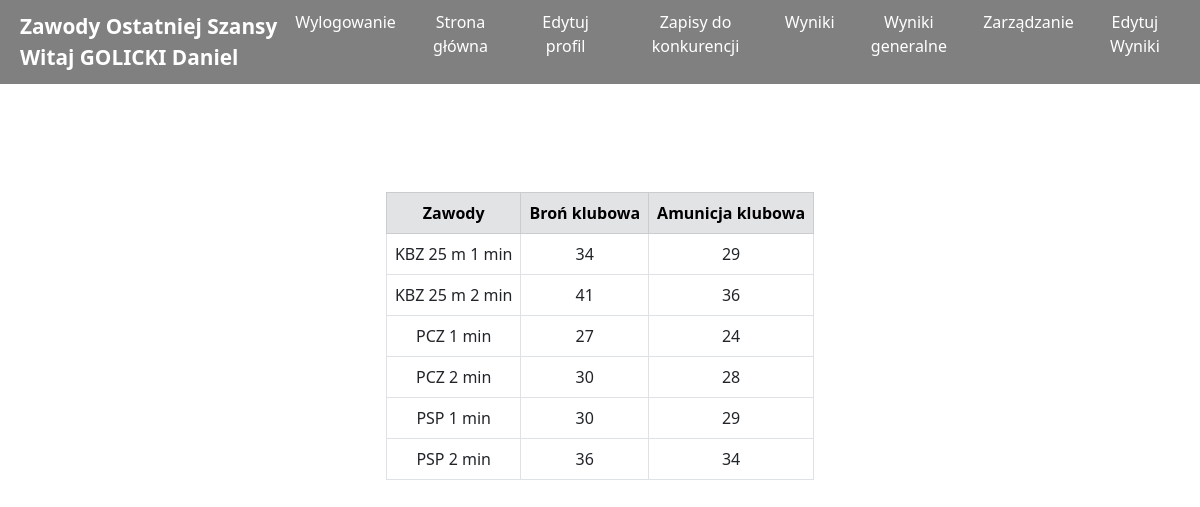
The app's page /bron_amunicja_list/37/ (signed in) with its own data.
### zawody/models.py (models this page shows, shortened)
class Turniej(models.Model):
	nazwa = models.CharField(max_length=30)
	rejestracja = models.BooleanField(default=True, verbose_name='Rejestracja')
	klasyfikacja_generalna = models.BooleanField(default=True, verbose_name='Klasyfikacja generalna')
	turniej_archiwalny = models.BooleanField(default=False, verbose_name='Turniej archiwalny')
	wyniki_widoczne = models.BooleanField(default=True, verbose_name='Pokaż wyniki')
	turniej_druzynowy = models.BooleanField(default=False, verbose_name='Turniej drużynowy')
	wyniki_generalne_widoczne = models.BooleanField(default=True, verbose_name='Pokaż wyniki generalne')
	def __str__(self):
		return self.nazwa

class Zawody(models.Model):
	nazwa = models.CharField(max_length=30)
	liczba_strzalow = models.IntegerField(default=10)
	turniej = models.ForeignKey(Turniej, on_delete=models.CASCADE, null=True, blank=True)
	oplata_konkurencja = models.FloatField(default=0)
	oplata_bron = models.FloatField(default=0)
	oplata_amunicja = models.FloatField(default=0)
	zawody_grupa = models.ForeignKey(ZawodyGrupa, on_delete=models.SET_NULL, null=True, blank=True)
	class Meta:
		verbose_name_plural = "Zawody statyczne"

### account/models.py (models this page shows, shortened)
class Account(AbstractBaseUser):
	email 					= models.EmailField(verbose_name="email", max_length=60, unique=True, null=False)
	username 				= models.CharField(max_length=30, unique=True)
	imie					=models.TextField(max_length=60, null=False)
	nazwisko				=models.TextField(max_length=60, null=False)
	licencja				=models.TextField(max_length=60, verbose_name='Numer licencji', blank=True, null=True)
	licencja_sedziego		=models.TextField(max_length=60, verbose_name='Numer licencji sędziego', blank=True, null=True)
	klub					=models.TextField(max_length=60,  blank=True, null=True)
	klasa_sedziego			=models.TextField(max_length=60, verbose_name='Klasa sędziego', blank=True, null=True)
	date_joined				= models.DateTimeField(verbose_name='date joined', auto_now_add=True)
	last_login				= models.DateTimeField(verbose_name='last login', auto_now=True)
	is_admin				= models.BooleanField(default=False)
	is_active				= models.BooleanField(default=True)
	is_staff				= models.BooleanField(default=False)
	is_superuser			= models.BooleanField(default=False)
	is_sedzia				= models.BooleanField(default=False)
	rts						= models.BooleanField(default=False)
	rodo_accepted			= models.BooleanField(default=False)
	USERNAME_FIELD = 'email'
	REQUIRED_FIELDS = ['username',]
	objects = MyAccountManager();
	def __str__(self):
		return (self.nazwisko+' '+self.imie)

### wyniki/views.py (the view)
# urls.py: path('bron_amunicja_list/<int:pk>/', BronAmunicjaListView.as_view(), name="bron_amunicja_list"),
class BronAmunicjaListView(LoginRequiredMixin, ListView):
	login_url = 'start'
	template_name = "wyniki/bron_amunicja_list.html"
	def get_context_data(self, **kwargs):
		context = super().get_context_data(**kwargs)
		context['pk'] = self.kwargs['pk']
		context['nazwa_turnieju'] = nazwa_turnieju(self.kwargs['pk'])
		abr = (Wyniki.objects.filter(zawody__turniej__id = self.kwargs['pk']).values('zawody__nazwa').annotate(acount=Sum('amunicja_klubowa'), bcount=Sum('bron_klubowa')).order_by())
		context['abr'] = abr
		return context
	def get_queryset(self):
		return Wyniki.objects.filter(zawody__turniej__id = self.kwargs['pk']).order_by('zawody')
	def dispatch(self, request, *args, **kwargs):
		try:
			if request.user.rts or request.user.is_sedzia:
				return super(BronAmunicjaListView, self).dispatch(request, *args, **kwargs)
			else:
				return redirect('not_authorized')
		except:
			return redirect('not_authorized')

### mainapp/views.py (called while the page is built)
def nazwa_turnieju(arg):
	nazwa = Turniej.objects.filter(id=arg)
	return nazwa

### wyniki/templates/wyniki/bron_amunicja_list.html
{% extends "base.html" %}
{% load tailwind_filters %}
{% block content %}
  <div class="container p-0">
    <div class="d-flex justify-content-center pt-5 pb-5">
    </div>
    <div class="row justify-content-center">
	    <div class="col-auto">
	    	<div class="table-responsive">
		      <table class="table table-hover table-responsive table-bordered mx-auto w-auto align-middle md:text-center table-condensed">
		      	<thead class="table-secondary">
		        	<tr>
						<td class="mu"><b>Zawody</b></td>
						<td class="mu"><b>Broń klubowa</b></td>
						<td class="mu"><b>Amunicja klubowa</b></td>
					</tr>
				</thead>
					{% for i in abr %}
		        	<tr>
			        	<td class="mu">{{ i.zawody__nazwa }}</td>
			        	<td class="mu">{% if i.bcount == 0 %}0{% elif i.bcount == 1 %}1{%else%}{{ i.bcount }}{% endif %}</td>
			        	<td class="mu">{% if i.acount == 0 %}0{% elif i.acount == 1 %}1{%else%}{{ i.acount }}{% endif %}</td>
					</tr>
					{% endfor %}
		      </table>
		     </div>
	    </div>
	</div>
  </div>
{% endblock content %}

### templates/base.html (shortened to what this page needs)
{% load static %}
<!DOCTYPE html>
<html>
	<head>
        <link href="{% static 'css/static.css' %}" rel="stylesheet" type="text/css">
	    <link href="https://unpkg.com/tailwindcss@^2/dist/tailwind.min.css" rel="stylesheet">
	    <link href="https://cdn.jsdelivr.net/npm/bootstrap@5.0.0-beta2/dist/css/bootstrap.min.css" rel="stylesheet">
	</head>
	<body>
	<header>
		<a href="#" class="logo">
				<span>
					{{nazwa_turnieju.0}}
					<br>
			{% if request.user.is_authenticated %}
					Witaj {{request.user}}
			{% endif %}
				</span>
		</a>
		<ul class="navigation">
			{% if request.user.is_authenticated %}
				<li><a href="{% url 'logout' pk=pk %}" onclick="toggleMenu();">Wylogowanie</a></li>
				{% if request.user.rodo_accepted %}
					<li><a href="{% url 'start' %}" onclick="toggleMenu();">Strona główna</a></li>
					{% if request.user.is_admin or request.user.is_sedzia %}
	    				<li><a href="{% url 'sedzia_edit' pk=user.id pk_turniej=pk%}" onclick="toggleMenu();">Edytuj profil</a></li>
	    			{% else %}
	    				<li><a href="{% url 'account_edit_personal' pk=user.id pk_turniej=pk%}" onclick="toggleMenu();">Edytuj profil</a></li>
	    			{% endif %}
					<li><a href="{% url 'rejestracja_choose' pk=pk %}" onclick="toggleMenu();">Zapisy do konkurencji</a></li>
					{% if user.is_superuser or user.rts or nazwa_turnieju.0.wyniki_widoczne %}
						<li><a href="{% url 'wyniki' pk=pk %}" onclick="toggleMenu();">Wyniki</a></li>
					{% endif %}
					{% if user.is_superuser or user.rts or nazwa_turnieju.0.wyniki_generalne_widoczne%}
						<li><a href="{% url 'wyniki_general' pk=pk %}" onclick="toggleMenu();">Wyniki generalne</a></li>
					{% endif %}
					{% if user.is_superuser or user.rts %}
						<li><a href="{% url 'zarzadzanie' pk=pk %}" onclick="toggleMenu();">Zarządzanie</a></li>
					{% endif %}
					{% if request.user.is_sedzia %}
						<li><a href="{% url 'wyniki_edycja' pk=pk %}" onclick="toggleMenu();">Edytuj Wyniki</a></li>
					{% endif%}
				{% endif %}
			{% endif %}
		</ul>
	</header>
		<div class="container p-0 pt-5 mt-5">
		{% block content %}
		{% endblock content %}
	</div>
	</body>
</html>

### static/css/static.css (style rules this page uses)
header { position: fixed; top: 0; left: 0; width: 100%; padding: 10px 20px; z-index: 10000; display: flex; justify-content: space-between; align-items: center; transition: 0.5s; background-color: grey; }
header .logo { color: #fff; font-weight: 700; font-size: 1.5em; text-decoration: none; }
header .logo span { color: white; white-space: nowrap; }
header .navigation { position: relative; display: flex; }
header .navigation li { list-style: none; margin-left: 30px; text-align: center; }
header .navigation li a { text-decoration: none; color: #fff; font-weight: 300; transition: transform 2s ease-in-out; }
@media (max-width: 1300px) { header .navigation { padding-left: 2px; } }
@media (max-width: 1300px) { header .navigation li { margin-left: 16px; } }
@media (max-width: 1300px) { header .logo { color: #fff; font-weight: 700; font-size: 1.3em; text-decoration: none; } }

### records on screen
Turniej: nazwa "Zawody Ostatniej Szansy"
Account: user "GOLICKI Daniel"
Zawody: zawody__nazwa "PCZ 1 min", bcount "27", acount "24"

### other values on screen
{{ i.zawody__nazwa }} "KBZ 25 m 1 min" "KBZ 25 m 2 min" "PCZ 2 min" "PSP 1 min" "PSP 2 min"
{{ i.bcount }} "34" "41" "30" "30" "36"
{{ i.acount }} "29" "36" "28" "29" "34"
